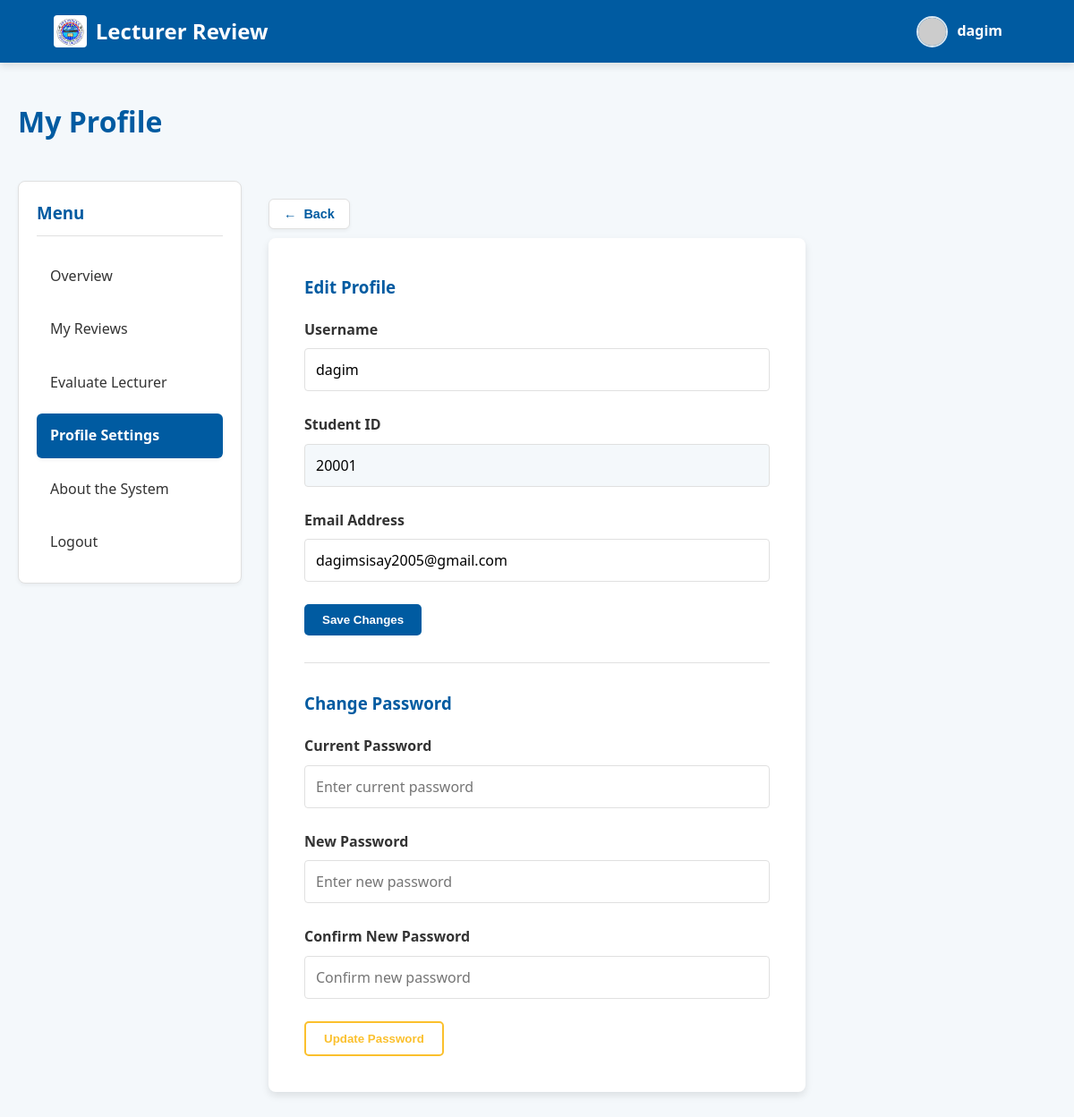
Screenshot of /student/student-profile.php (signed in) with the database file from the repository.
### tables this page shows
CREATE TABLE `students` (
  `id` int(11) NOT NULL,
  `username` varchar(50) NOT NULL,
  `email` varchar(100) NOT NULL,
  `password_hash` varchar(255) NOT NULL,
  `valid_id` int(11) NOT NULL,
  `role_id` int(11) NOT NULL,
  `created_at` timestamp NULL DEFAULT current_timestamp(),
  `updated_at` timestamp NULL DEFAULT current_timestamp() ON UPDATE current_timestamp()
);

CREATE TABLE `valid_ids` (
  `id` int(11) NOT NULL,
  `usertype` varchar(50) NOT NULL,
  `valid_id` int(11) NOT NULL
);

### student/student-profile.php (the view, shortened to what this page needs)
<?php
  require_once '../data/database.php';
  $student_sql = "
      SELECT
          students.id,
          students.username,
          students.email,
          valid_ids.valid_id
      FROM students
      INNER JOIN valid_ids
          ON students.valid_id = valid_ids.id
      WHERE students.id = ?
      LIMIT 1
  ";
  $student_stmt = $pdo->prepare($student_sql);
  $student_stmt->execute([$_SESSION['user_id']]);
  $student = $student_stmt->fetch();
  $username = $student['username'];
  $email = $student['email'];
?>
<!DOCTYPE html>
<html lang="en">
<head>
  <link rel="stylesheet" href="../css/style.css">
  <link rel="stylesheet" href="../css/responsive.css">
  <link rel="stylesheet" href="../css/dashboard.css">
  <link rel="stylesheet" href="../css/forms.css">
</head>
<body>
  <nav class="navbar">
    <div class="nav-brand">
      <a href="student-dashboard.php" class="logo-btn-link" title="Go to Dashboard">
        <img src="../images/download.jpg"
             alt="Hawassa University Logo"
             class="logo-btn-img">
      </a>
      Lecturer Review
    </div>
    <div class="nav-actions"
         style="display: flex; align-items: center; margin-left: auto; margin-right: 20px;">
      <div class="profile-avatar"
           style="display:flex; align-items:center; gap:10px; cursor:pointer;">
        <img src="https://placehold.co/40x40"
             alt="Student Avatar"
             style="border-radius:50%; width:35px; height:35px; border:2px solid rgba(255, 255, 255, 0.85);">
        <span class="profile-name"
              style="color:white; font-weight:bold;">
          <?php echo htmlspecialchars($_SESSION['username']); ?>
        </span>
      </div>
    </div>
  </nav>
  <div class="container">
    <h2 class="section-title" style="text-align: left;">
      My Profile
    </h2>
    <div class="dashboard-container">
      <aside class="sidebar">
        <h3>Menu</h3>
        <nav class="sidebar-nav">
          <a href="student-dashboard.php">Overview</a>
          <a href="student-reviews.php">My Reviews</a>
          <a href="../lecturers.php">Evaluate Lecturer</a>
          <a href="student-profile.php" class="active">Profile Settings</a>
          <a href="../about.php">About the System</a>
          <a href="../logout.php">Logout</a>
        </nav>
      </aside>
      <main class="main-content">
        <div class="back-btn-container">
          <button class="back-btn"
                  onclick="window.history.back()">
            <span class="arrow">&larr;</span> Back
          </button>
        </div>
        <div class="form-container"
             style="max-width: 600px; margin: 0;">
          <h3 style="color: var(--primary-blue); margin-bottom: 20px;">
            Edit Profile
          </h3>
          <form action="" method="POST">
            <div class="form-group">
              <label for="username">
                Username
              </label>
              <input type="text"
                     id="username"
                     class="form-control"
                     name="user_name"
                     value="<?php echo htmlspecialchars($username); ?>">
            </div>
            <div class="form-group">
              <label for="student-id">
                Student ID
              </label>
              <input type="text"
                     id="student-id"
                     class="form-control"
                     readonly
                     value="<?php echo htmlspecialchars($student['valid_id']); ?>"
                     style="background-color: var(--bg-color);">
            </div>
            <div class="form-group">
              <label for="email">
                Email Address
              </label>
              <input type="email"
                     id="email"
                     class="form-control"
                     name="email"
                     value="<?php echo htmlspecialchars($email); ?>">
            </div>
            <button type="submit"
                    name="update_profile"
                    class="btn btn-blue">
              Save Changes
            </button>
          </form>
          <hr style="margin: 30px 0; border: none; border-top: 1px solid var(--border-color);">
          <h3 style="color: var(--primary-blue); margin-bottom: 20px;">
            Change Password
          </h3>
          <form action="" method="POST">
            <div class="form-group">
              <label for="current-password">
                Current Password
              </label>
              <input type="password"
                     id="current-password"
                     class="form-control"
                     placeholder="Enter current password"
                     name="current_password">
            </div>
            <div class="form-group">
              <label for="new-password">
                New Password
              </label>
              <input type="password"
                     id="new-password"
                     class="form-control"
                     placeholder="Enter new password"
                     name="new_password">
            </div>
            <div class="form-group">
              <label for="confirm-password">
                Confirm New Password
              </label>
              <input type="password"
                     id="confirm-password"
                     class="form-control"
                     placeholder="Confirm new password"
                     name="confirm_password">
            </div>
            <button type="submit"
                    name="update_password"
                    class="btn btn-secondary">
              Update Password
            </button>
          </form>
        </div>
      </main>
    </div>
  </div>
</body>
</html>

### css/style.css (style rules this page uses)
:root { --primary-blue: #005ba1; --light-blue: #007bff; --accent-gold: #fbc02d; --accent-yellow: #fff59d; --bg-color: #f4f8fb; --card-bg: #ffffff; --text-dark: #333333; --text-light: #666666; --border-color: #e0e0e0; --font-family: 'Segoe UI', Tahoma, Geneva, Verdana, sans-serif; --shadow-sm: 0 2px 4px rgba(0,0,0,0.05); --shadow-md: 0 4px 8px rgba(0,0,0,0.1); --shadow-hover: 0 8px 16px rgba(0,0,0,0.15); --transition-fast: 0.3s ease-in-out; }
* { margin: 0; padding: 0; box-sizing: border-box; }
body { font-family: var(--font-family); background-color: var(--bg-color); color: var(--text-dark); line-height: 1.6; transition: background-color var(--transition-fast), color var(--transition-fast); animation: pageFadeIn 0.5s cubic-bezier(0.16, 1, 0.3, 1); }
a { text-decoration: none; color: inherit; }
.navbar { background-color: var(--primary-blue); color: white; padding: 1rem 5%; display: flex; justify-content: space-between; align-items: center; position: sticky; top: 0; z-index: 100; box-shadow: var(--shadow-md); }
.nav-brand { font-size: 1.5rem; font-weight: bold; display: flex; align-items: center; gap: 10px; }
.btn { display: inline-block; padding: 10px 20px; border-radius: 5px; font-weight: bold; cursor: pointer; border: none; transition: all var(--transition-fast); text-align: center; }
.btn-secondary { background-color: transparent; border: 2px solid var(--accent-gold); color: var(--accent-gold); }
.btn-blue { background-color: var(--primary-blue); color: white; }
.container { max-width: 1200px; margin: 0 auto; padding: 40px 20px; }
.section-title { text-align: center; color: var(--primary-blue); margin-bottom: 40px; font-size: 2rem; position: relative; }
.back-btn-container { margin: 20px 0 10px 0; display: flex; justify-content: flex-start; }
.back-btn { display: inline-flex; align-items: center; gap: 8px; background-color: var(--card-bg); color: var(--primary-blue); border: 1px solid var(--border-color); padding: 8px 16px; border-radius: 6px; font-weight: 600; cursor: pointer; transition: all var(--transition-fast); box-shadow: var(--shadow-sm); font-size: 0.9rem; }
.back-btn .arrow { transition: transform var(--transition-fast); }
.logo-btn-link { display: inline-flex; align-items: center; justify-content: center; transition: opacity var(--transition-fast), transform var(--transition-fast); }
.logo-btn-img { height: 36px; width: auto; border-radius: 4px; object-fit: contain; display: block; }

### css/dashboard.css (style rules this page uses)
.dashboard-container { display: flex; gap: 30px; margin-top: 20px; }
.sidebar { width: 250px; background-color: var(--card-bg); border-radius: 8px; padding: 20px; box-shadow: var(--shadow-sm); border: 1px solid var(--border-color); height: fit-content; }
.sidebar h3 { color: var(--primary-blue); margin-bottom: 20px; padding-bottom: 10px; border-bottom: 1px solid var(--border-color); }
.sidebar-nav { display: flex; flex-direction: column; gap: 10px; }
.sidebar-nav a { padding: 12px 15px; border-radius: 6px; transition: all var(--transition-fast); color: var(--text-dark); display: block; font-weight: 500; }
.sidebar-nav a.active { background-color: var(--primary-blue); color: white; box-shadow: var(--shadow-sm); font-weight: bold; }
.main-content { flex: 1; }

### css/forms.css (style rules this page uses)
.form-container { max-width: 800px; margin: 0 auto; background: var(--card-bg); padding: 40px; border-radius: 8px; box-shadow: var(--shadow-md); }
.form-group { margin-bottom: 25px; }
.form-group label { display: block; margin-bottom: 8px; font-weight: bold; color: var(--text-dark); }
.form-control { width: 100%; padding: 12px; border: 1px solid var(--border-color); border-radius: 4px; font-family: inherit; font-size: 1rem; }

### rows the page displays
students: user_name "dagim", valid_id "20001", email "dagimsisay2005@gmail.com"

### other values shown
$_SESSION['username'] "dagim"
